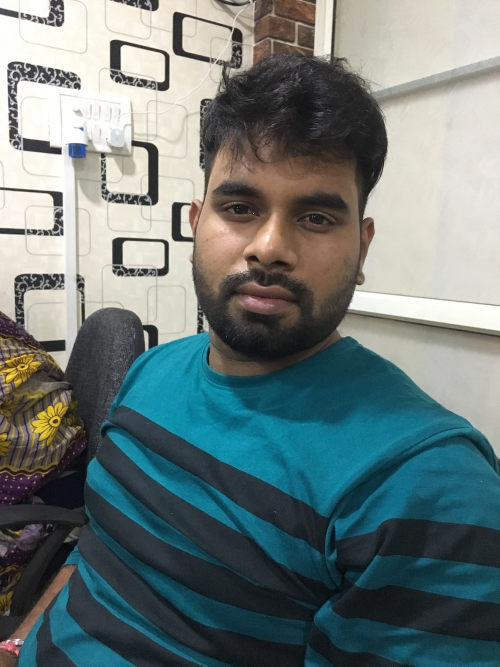
#> input picture Face Recognition Accuracy/images/Abhishek.JPG, 1000 x 1333 px, given in place of the camera (shown at 1/2 size)
$ python face_detection.py
#> lines starting #> are read from the running program, lines starting #| are printed output that depends on the picture; after the words box and inside, x2 and y2 are one past the last pixel; in counts of white or black regions, pixels touching at a corner belong together
import cv2
import matplotlib.pyplot as plt

face_cascade = cv2.CascadeClassifier('/home/pi/opencv-3.4.3/data/haarcascades/haarcascade_frontalface_default.xml')

cap = cv2.VideoCapture(0)
cap.set(3,480) # set Width
cap.set(4,360) # set Height
while True:
	ret,img = cap.read()
#> img is the input picture: shape (1333, 1000, 3); mean B, G, R 121.1, 121.8, 107.7
	gray = cv2.cvtColor(img,cv2.COLOR_BGR2GRAY)
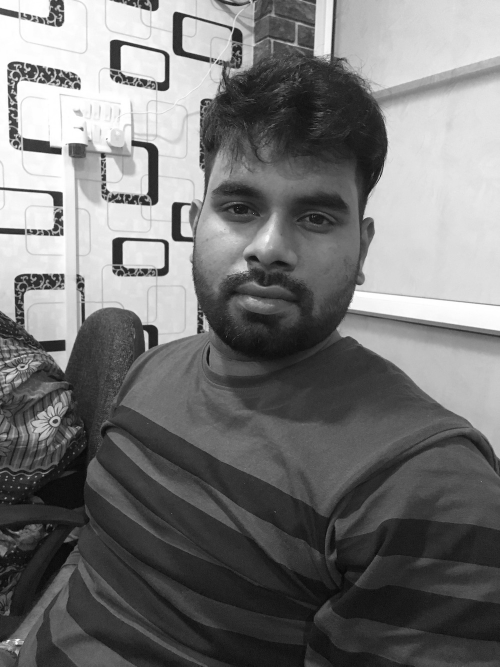
#> gray: shape (1333, 1000) (shown at 1/2 size); min 0, max 255, mean 117.5

	faces = face_cascade.detectMultiScale(gray,1.3,5)
#> faces = [[327, 245, 454, 454]]

	for x,y,w,h in faces:
		gray_face = cv2.resize(gray[y:y+h,x:x+w],(100,100))
		cv2.rectangle(gray,(x,y),(x+w,y+h),(255,0,0),5)
#> this loop made 1 pass
#> pass 1, `gray_face = cv2.resize(gray[y:y+h,x:x+w],(100,100))`:
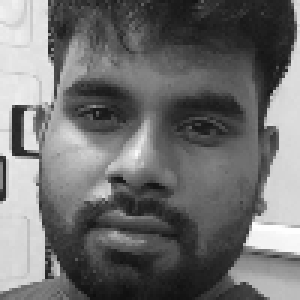
#> gray_face: shape (100, 100) (shown 3 times larger); min 14, max 255, mean 111.1
#> after the loop:
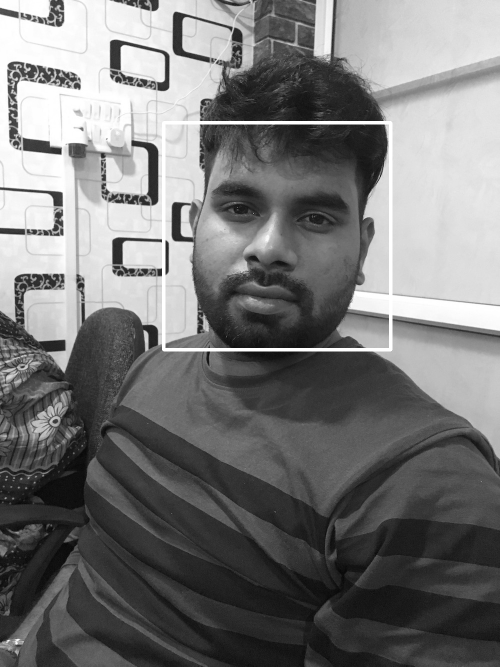
#> gray: shape (1333, 1000) (shown at 1/2 size); 0.95% of pixels changed, all inside (x1, y1, x2, y2) = (324, 242, 785, 703)

	cv2.imshow('Face Detection',gray)
	plt.show()
	if cv2.waitKey(1) == ord('q'):
#> (key q is pressed here)
		break

cap.release()
cv2.destroyAllWindows()

$ run again, on Face Recognition Accuracy/images/Ankita.JPG
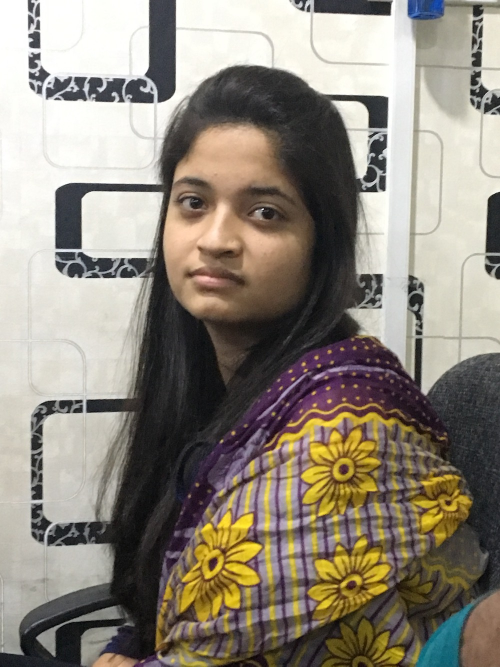
#> input picture Face Recognition Accuracy/images/Ankita.JPG, 1000 x 1333 px, given in place of the camera (shown at 1/2 size)
#> img is the input picture: shape (1333, 1000, 3); mean B, G, R 123.7, 135.6, 143.2
#> faces = [[276, 275, 351, 351]]
#> the loop `for x,y,w,h in faces:` made 1 pass
#> pass 1, `gray_face = cv2.resize(gray[y:y+h,x:x+w],(100,100))`:
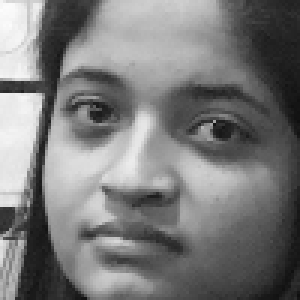
#> gray_face: shape (100, 100) (shown 3 times larger); min 15, max 252, mean 121.8
#> after the loop `for x,y,w,h in faces:`:
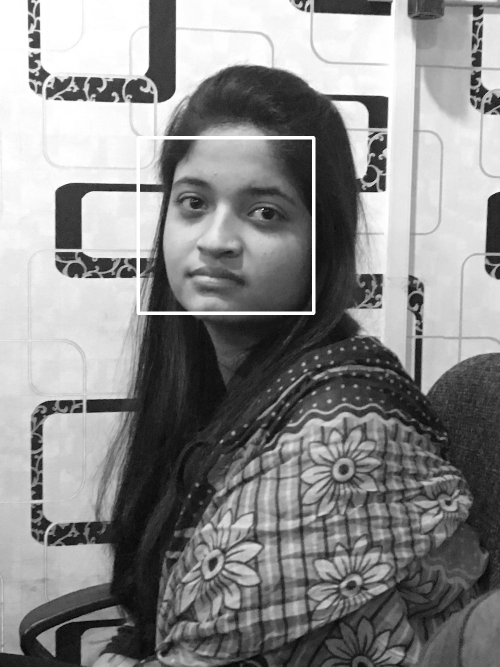
#> gray: shape (1333, 1000) (shown at 1/2 size); min 0, max 255, mean 137.6

$ run again, on Face Recognition Accuracy/images/Prashant.JPG
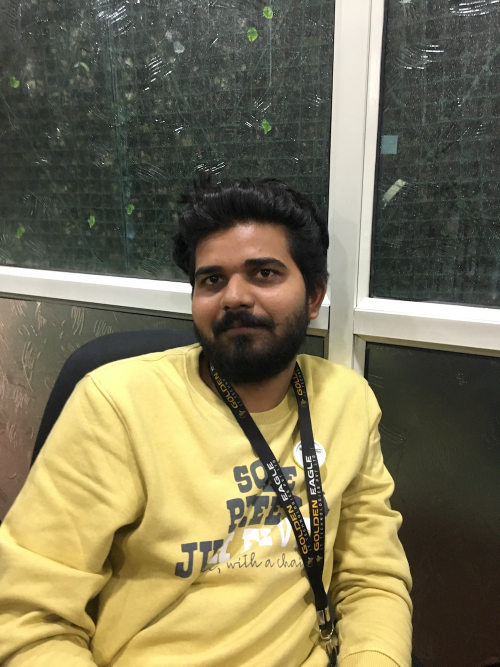
#> input picture Face Recognition Accuracy/images/Prashant.JPG, 1000 x 1333 px, given in place of the camera (shown at 1/2 size)
#> img is the input picture: shape (1333, 1000, 3); mean B, G, R 86.6, 116.5, 123.6
#> faces = [[350, 450, 271, 271]]
#> the loop `for x,y,w,h in faces:` made 1 pass
#> pass 1, `gray_face = cv2.resize(gray[y:y+h,x:x+w],(100,100))`:
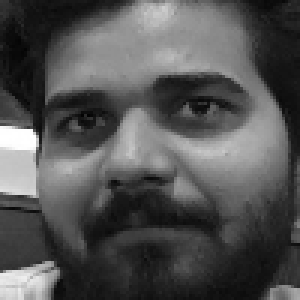
#> gray_face: shape (100, 100) (shown 3 times larger); min 3, max 255, mean 83
#> after the loop `for x,y,w,h in faces:`:
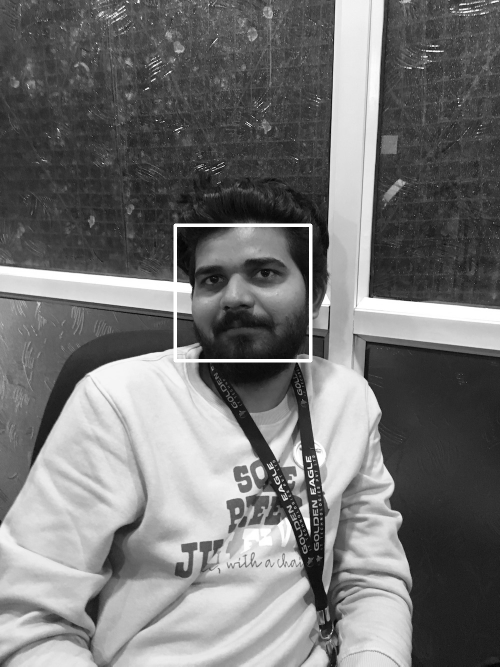
#> gray: shape (1333, 1000) (shown at 1/2 size); min 0, max 255, mean 116.3

$ run again, on Face Recognition Accuracy/images/alban.jpg
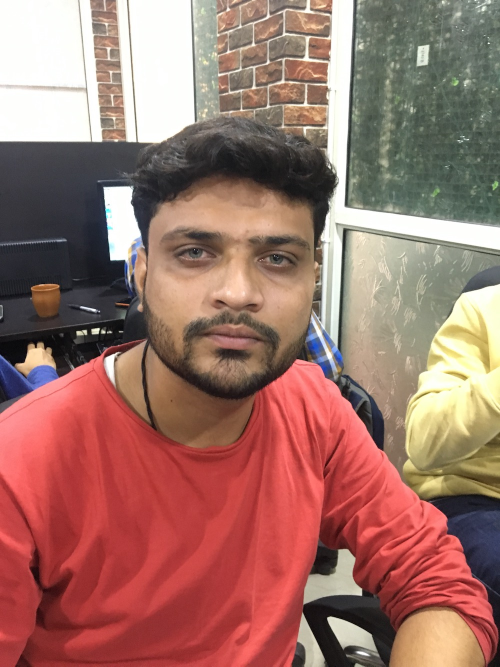
#> input picture Face Recognition Accuracy/images/alban.jpg, 1000 x 1333 px, given in place of the camera (shown at 1/2 size)
#> img is the input picture: shape (1333, 1000, 3); mean B, G, R 105.3, 114.9, 159
#> faces = [[255, 345, 432, 432]]
#> the loop `for x,y,w,h in faces:` made 1 pass
#> pass 1, `gray_face = cv2.resize(gray[y:y+h,x:x+w],(100,100))`:
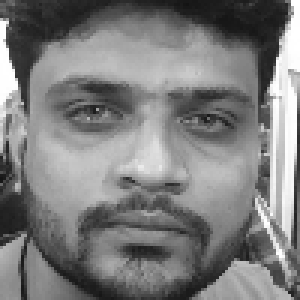
#> gray_face: shape (100, 100) (shown 3 times larger); min 19, max 255, mean 125.2
#> after the loop `for x,y,w,h in faces:`:
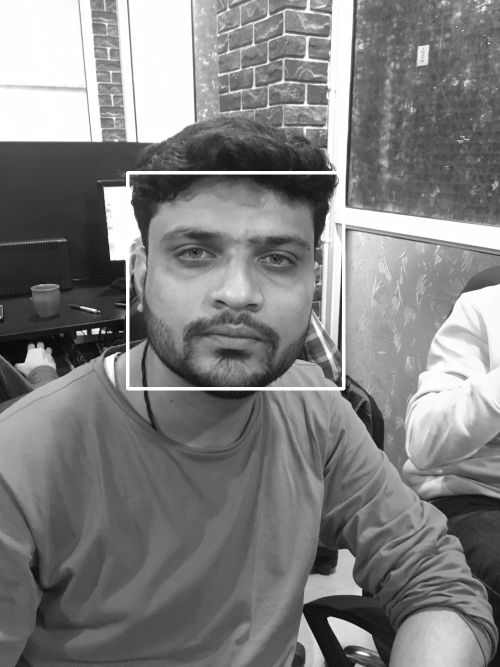
#> gray: shape (1333, 1000) (shown at 1/2 size); min 0, max 255, mean 128.3
